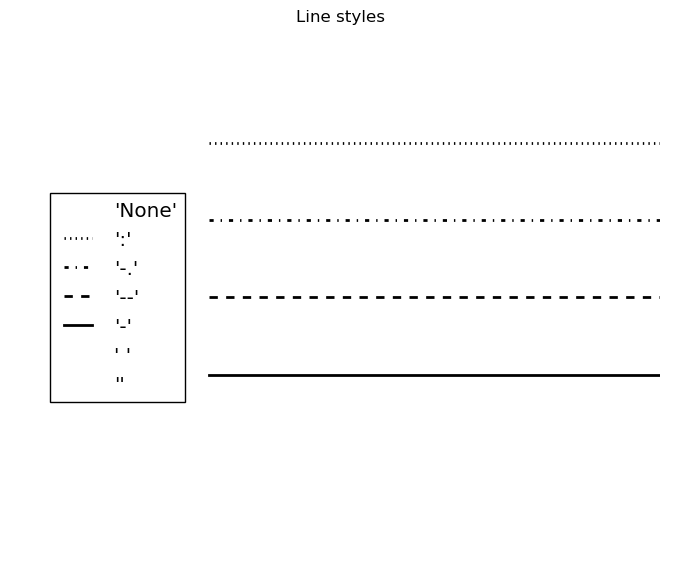

Write the Python code that produced this figure.
#!/usr/bin/env python
# -*- coding: utf-8 -*-

import matplotlib.pyplot as plt
import matplotlib 
import operator

def plot_linestyles(out_file=None):
	fig, ax = plt.subplots()
	fig.suptitle('Line styles')			# add a centered title to the figure

	linestyles = matplotlib.lines.lineStyles
	'''
	linestyles = {	u'': u'_draw_nothing', 
					u' ': u'_draw_nothing', 
					u'None': u'_draw_nothing', 
					u'--': u'_draw_dashed', 
					u'-.': u'_draw_dash_dot', 
					u'-': u'_draw_solid', 
					u':': u'_draw_dotted'}
	'''

	linestyles_sorted = sorted(linestyles.items(), key=operator.itemgetter(0), reverse=True)

	for idx, (linestyle, s) in enumerate(linestyles_sorted):
		y = [-idx]*5
		ax.plot(y, 	linestyle=linestyle,		# ls, ‘solid’ | ‘dashed’ | ‘dashdot’  |  ‘dotted’ | (offset, on-off-dash-seq) 
												# ls,   '-'	  |    '--'  |    '-.' 	  |     ':'   | 'None' | ' ' | ''
					linewidth=3,				# float value in points
					color='k', label=repr(linestyle).replace('u', ''))


	ax.legend(loc='center left')
	ax.set_axis_off()
	ax.set_xlim(-1.5, 4)
	ax.set_ylim(-idx-0.1, 0.1)

	if out_file:
		plt.savefig(out_file, bbox_inches='tight')
	else:
		plt.show()


def main():
	out_file = 'line_styles.png'
	out_file = None
	plot_linestyles(out_file)


if __name__ == '__main__':
	main()